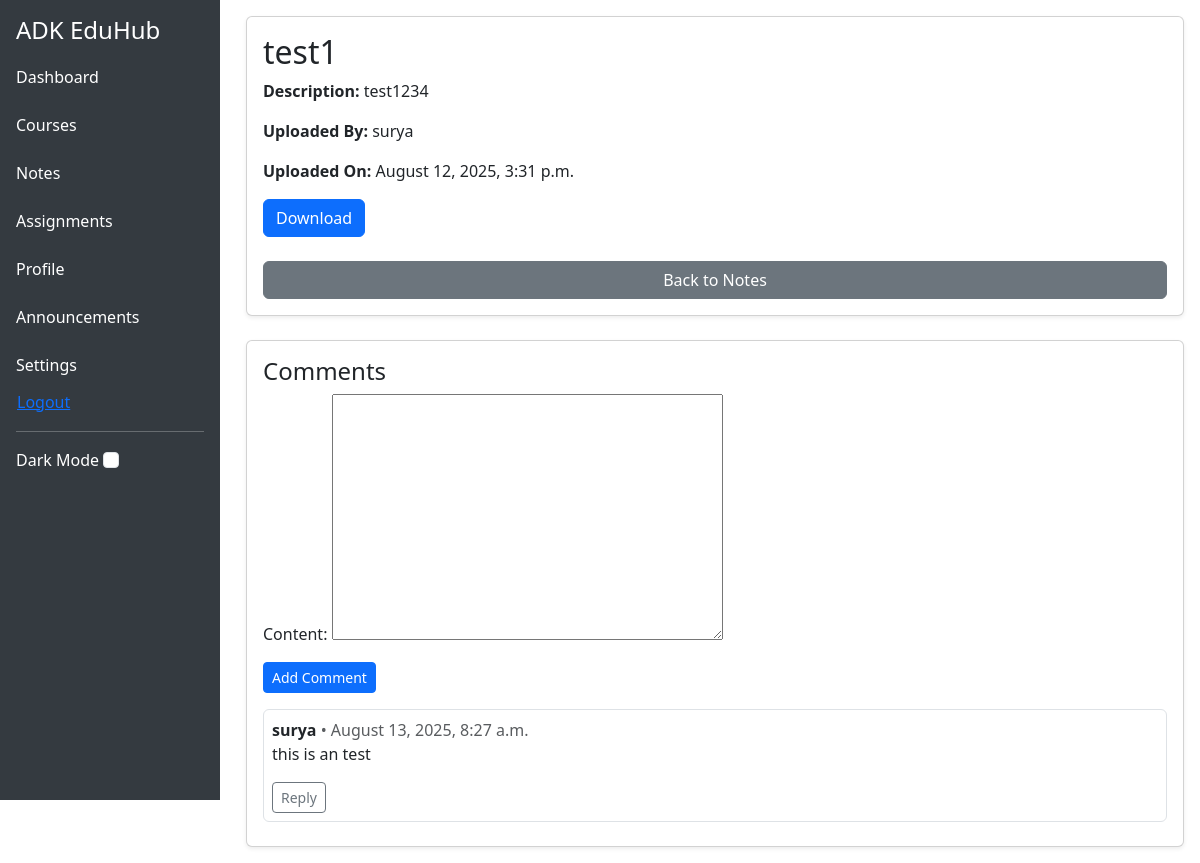
Page /notes/1/ (signed in) on the earlier database version.
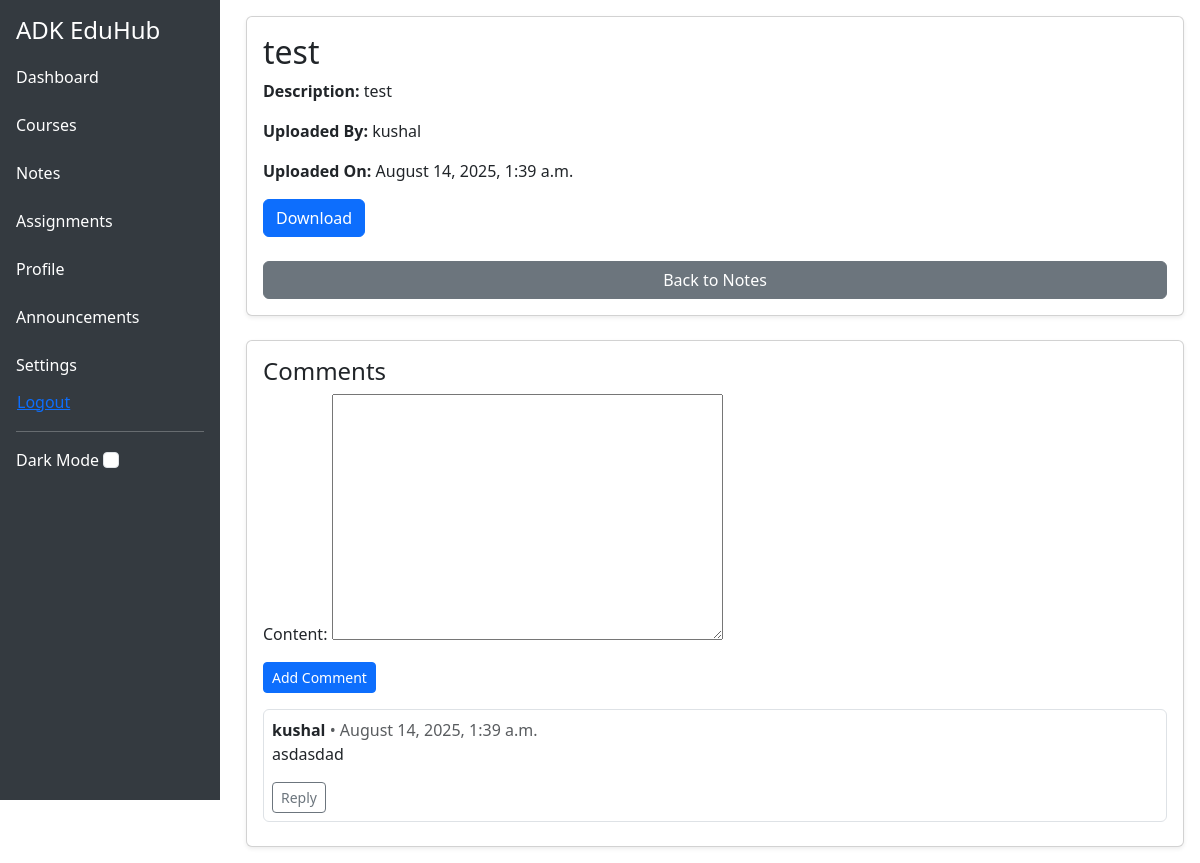
Same page on the later database version.
### notes/models.py (models this page shows, shortened)
class Note(models.Model):
    title = models.CharField(max_length=255)
    description = models.TextField(blank=True, null=True)
    file = models.FileField(upload_to='notes/')
    uploaded_by = models.ForeignKey(settings.AUTH_USER_MODEL, on_delete=models.CASCADE)
    uploaded_at = models.DateTimeField(auto_now_add=True)
    last_edited_at = models.DateTimeField(null=True, blank=True)
    last_edited_by = models.ForeignKey(
        settings.AUTH_USER_MODEL,
        null=True, blank=True,
        on_delete=models.SET_NULL,
        related_name='edited_notes'
    )

class NoteComment(models.Model):
    note = models.ForeignKey(Note, on_delete=models.CASCADE, related_name='comments')
    user = models.ForeignKey(settings.AUTH_USER_MODEL, on_delete=models.CASCADE)
    parent = models.ForeignKey('self', null=True, blank=True, on_delete=models.CASCADE, related_name='replies')
    content = models.TextField()
    created_at = models.DateTimeField(auto_now_add=True)

### core/models.py (models this page shows, shortened)
class CustomUser(AbstractUser):
    ROLE_CHOICES = (
        ('admin', 'Admin'),
        ('teacher', 'Teacher'),
        ('student', 'Student'),
    )
    role = models.CharField(max_length=10, choices=ROLE_CHOICES)

### notes/views.py (the view)
# urls.py: path('<int:pk>/', views.note_detail, name='note_detail'),
@login_required
def note_detail(request, pk):
    note = get_object_or_404(Note, pk=pk)
    comments = note.comments.filter(parent__isnull=True).order_by('-created_at')
    if request.method == 'POST':
        form = NoteCommentForm(request.POST)
        if form.is_valid():
            comment = form.save(commit=False)
            comment.user = request.user
            comment.note = note
            parent_id = request.POST.get('parent')
            if parent_id:
                parent_comment = NoteComment.objects.get(id=parent_id)
                comment.parent = parent_comment
            comment.save()
            messages.success(request, "Comment added successfully!")
            return redirect('notes:note_detail', pk=note.pk)
    else:
        form = NoteCommentForm()
    return render(request, 'notes/note_detail.html', {
        'note': note,
        'comments': comments,
        'comment_form': form  # must match template variable
    })

### notes/forms.py
class NoteCommentForm(forms.ModelForm):
    class Meta:
        model = NoteComment
        fields = ['content']

### notes/templates/notes/note_detail.html (shortened to what this page needs)
{% extends 'core/base.html' %}
{% block content %}
<div class="card p-3 shadow-sm mb-4">
    <h2>{{ note.title }}</h2>
    <p><strong>Description:</strong> {{ note.description|default:"No description provided" }}</p>
    <p><strong>Uploaded By:</strong> {{ note.uploaded_by.get_full_name|default:note.uploaded_by.username }}</p>
    <p><strong>Uploaded On:</strong> {{ note.uploaded_at|date:"F j, Y, g:i a" }}</p>
    <p>
        <a href="{{ note.file.url }}" class="btn btn-primary" download>Download</a>
    </p>
    <a href="{% url 'notes:note_list' %}" class="btn btn-secondary mt-2">Back to Notes</a>
</div>
<div class="card p-3 shadow-sm">
    <h4>Comments</h4>
    {% if user.is_authenticated %}
    <form method="post" id="comment-form" class="mb-3">
        {{ comment_form.as_p }}
        <button type="submit" class="btn btn-primary btn-sm">Add Comment</button>
    </form>
    {% else %}
    <p class="text-muted">Please <a href="{% url 'login' %}">login</a> to comment.</p>
    {% endif %}
    <div class="comments-list">
        {% for comment in comments %}
            <div class="border p-2 mb-2 rounded comment-item" id="comment-{{ comment.pk }}">
                <strong>{{ comment.user.get_full_name|default:comment.user.username }}</strong>
                <span class="text-muted">• {{ comment.created_at|date:"F j, Y, g:i a" }}</span>
                <p>{{ comment.content }}</p>
                {% if user.is_authenticated %}
                    <button class="btn btn-sm btn-outline-secondary reply-btn" data-id="{{ comment.pk }}">Reply</button>
                {% endif %}
            </div>
        {% empty %}
            <p class="text-muted">No comments yet.</p>
        {% endfor %}
    </div>
</div>
{% endblock %}

Differences in the rows shown:
removed NoteComment: user.get_full_name "surya", created_at "August 13, 2025, 8:27 a.m.", content "this is an test"
changed Note: title "test1" → "test"; description "test1234" → "test"; uploaded_by.get_full_name "surya" → "kushal"; uploaded_at "August 12, 2025, 3:31 p.m." → "August 14, 2025, 1:39 a.m."
added NoteComment: user.get_full_name "kushal", created_at "August 14, 2025, 1:39 a.m.", content "asdasdad"
